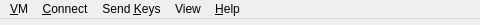
<ui version="4.0" >
 <author>Andrey Rijov</author>
 <class>Emulator_Control_Window</class>
 <widget class="QMainWindow" name="Emulator_Control_Window" >
  <property name="windowModality" >
   <enum>Qt::WindowModal</enum>
  </property>
  <property name="geometry" >
   <rect>
    <x>0</x>
    <y>0</y>
    <width>480</width>
    <height>25</height>
   </rect>
  </property>
  <property name="sizePolicy" >
   <sizepolicy vsizetype="Fixed" hsizetype="Fixed" >
    <horstretch>0</horstretch>
    <verstretch>0</verstretch>
   </sizepolicy>
  </property>
  <property name="maximumSize" >
   <size>
    <width>2048</width>
    <height>25</height>
   </size>
  </property>
  <property name="windowTitle" >
   <string>Emulator Control</string>
  </property>
  <property name="windowIcon" >
   <iconset resource="aqemu_images.qrc" >
    <normaloff>:/images/configure.png</normaloff>:/images/configure.png</iconset>
  </property>
  <widget class="QWidget" name="centralwidget" >
   <property name="enabled" >
    <bool>false</bool>
   </property>
   <property name="sizePolicy" >
    <sizepolicy vsizetype="Fixed" hsizetype="Fixed" >
     <horstretch>0</horstretch>
     <verstretch>0</verstretch>
    </sizepolicy>
   </property>
  </widget>
  <widget class="QMenuBar" name="menubar" >
   <property name="geometry" >
    <rect>
     <x>0</x>
     <y>0</y>
     <width>480</width>
     <height>27</height>
    </rect>
   </property>
   <widget class="QMenu" name="menuHelp" >
    <property name="title" >
     <string>&amp;Help</string>
    </property>
    <addaction name="actionAbout_Emulator_Control" />
   </widget>
   <widget class="QMenu" name="menuVM" >
    <property name="title" >
     <string>&amp;VM</string>
    </property>
    <addaction name="actionSave_Screenshot" />
    <addaction name="actionSave_Screenshot_As" />
    <addaction name="separator" />
    <addaction name="actionSave_VM" />
    <addaction name="separator" />
    <addaction name="actionManage_Snapshots" />
    <addaction name="separator" />
    <addaction name="actionCommit" />
    <addaction name="separator" />
    <addaction name="actionPause_VM" />
    <addaction name="actionPower_Off" />
    <addaction name="actionReset_VM" />
    <addaction name="separator" />
    <addaction name="actionQEMU_Monitor" />
    <addaction name="separator" />
    <addaction name="actionQuit" />
   </widget>
   <widget class="QMenu" name="menuSend_Keys" >
    <property name="title" >
     <string>Send &amp;Keys</string>
    </property>
    <widget class="QMenu" name="menuCtrl_Alt_F" >
     <property name="title" >
      <string>Ctrl-Alt-&amp;F#</string>
     </property>
     <property name="icon" >
      <iconset resource="aqemu_images.qrc" >
       <normaloff>:/Menu_16px/images/menu_16_px/keyboard.png</normaloff>:/Menu_16px/images/menu_16_px/keyboard.png</iconset>
     </property>
     <addaction name="actionCtrl_Alt_F1" />
     <addaction name="actionCtrl_Alt_F2" />
     <addaction name="actionCtrl_Alt_F3" />
     <addaction name="actionCtrl_Alt_F4" />
     <addaction name="actionCtrl_Alt_F5" />
     <addaction name="actionCtrl_Alt_F6" />
     <addaction name="actionCtrl_Alt_F7" />
     <addaction name="actionCtrl_Alt_F8" />
     <addaction name="actionCtrl_Alt_F9" />
     <addaction name="actionCtrl_Alt_F10" />
     <addaction name="actionCtrl_Alt_F11" />
     <addaction name="actionCtrl_Alt_F12" />
    </widget>
    <addaction name="actionCtrl_Alt_Delete" />
    <addaction name="menuCtrl_Alt_F" />
    <addaction name="actionCtrl_Alt_Backspace" />
    <addaction name="actionOther_Keys" />
   </widget>
   <widget class="QMenu" name="menuConnect" >
    <property name="title" >
     <string>&amp;Connect</string>
    </property>
    <widget class="QMenu" name="menuFloppy_B" >
     <property name="title" >
      <string>Floppy &amp;B</string>
     </property>
     <property name="icon" >
      <iconset resource="aqemu_images.qrc" >
       <normaloff>:/Menu_16px/images/menu_16_px/3floppy_unmount.png</normaloff>:/Menu_16px/images/menu_16_px/3floppy_unmount.png</iconset>
     </property>
     <addaction name="actionFD1_dev_fd0" />
     <addaction name="actionFD1_dev_null" />
     <addaction name="actionFD1_Other" />
     <addaction name="separator" />
     <addaction name="actionFD1_Eject" />
    </widget>
    <widget class="QMenu" name="menuFloppy_A" >
     <property name="title" >
      <string>Floppy &amp;A</string>
     </property>
     <property name="icon" >
      <iconset resource="aqemu_images.qrc" >
       <normaloff>:/Menu_16px/images/menu_16_px/3floppy_unmount.png</normaloff>:/Menu_16px/images/menu_16_px/3floppy_unmount.png</iconset>
     </property>
     <addaction name="actionFD0_dev_fd0" />
     <addaction name="actionFD0_dev_null" />
     <addaction name="actionFD0_Other" />
     <addaction name="separator" />
     <addaction name="actionFD0_Eject" />
    </widget>
    <widget class="QMenu" name="menuUSB" >
     <property name="title" >
      <string>&amp;USB</string>
     </property>
     <property name="icon" >
      <iconset resource="aqemu_images.qrc" >
       <normaloff>:/Menu_16px/images/menu_16_px/usb.png</normaloff>:/Menu_16px/images/menu_16_px/usb.png</iconset>
     </property>
     <widget class="QMenu" name="menuUSB_Connect" >
      <property name="title" >
       <string>Connect</string>
      </property>
      <property name="icon" >
       <iconset resource="aqemu_images.qrc" >
        <normaloff>:/Menu_16px/images/menu_16_px/connect_established.png</normaloff>:/Menu_16px/images/menu_16_px/connect_established.png</iconset>
      </property>
      <addaction name="actionUSB_Update_Device_List" />
      <addaction name="separator" />
     </widget>
     <widget class="QMenu" name="menuDisconnect" >
      <property name="title" >
       <string>Disconnect</string>
      </property>
      <property name="icon" >
       <iconset resource="aqemu_images.qrc" >
        <normaloff>:/Menu_16px/images/menu_16_px/connect_no.png</normaloff>:/Menu_16px/images/menu_16_px/connect_no.png</iconset>
      </property>
      <addaction name="actionUSB_Disconnect_All_Devices" />
      <addaction name="actionBy_Bus_Address" />
      <addaction name="separator" />
     </widget>
     <addaction name="menuUSB_Connect" />
     <addaction name="menuDisconnect" />
    </widget>
    <widget class="QMenu" name="menuCD_ROM" >
     <property name="title" >
      <string>&amp;CD-ROM</string>
     </property>
     <property name="icon" >
      <iconset resource="aqemu_images.qrc" >
       <normaloff>:/Menu_16px/images/menu_16_px/cdrom_unmount.png</normaloff>:/Menu_16px/images/menu_16_px/cdrom_unmount.png</iconset>
     </property>
     <widget class="QMenu" name="menuCDROM_Recent_Files" >
      <property name="title" >
       <string>Recent Files</string>
      </property>
     </widget>
     <addaction name="actionCDROM_dev_cdrom" />
     <addaction name="actionCDROM_dev_null" />
     <addaction name="separator" />
     <addaction name="menuCDROM_Recent_Files" />
     <addaction name="actionCDROM_Other" />
     <addaction name="separator" />
     <addaction name="actionCDROM_Eject" />
    </widget>
    <addaction name="menuFloppy_A" />
    <addaction name="menuFloppy_B" />
    <addaction name="menuCD_ROM" />
    <addaction name="menuUSB" />
   </widget>
   <widget class="QMenu" name="menuView" >
    <property name="title" >
     <string>View</string>
    </property>
    <addaction name="actionDisplay_Scaling" />
    <addaction name="actionFullscreen_Mode" />
    <addaction name="actionReinit_VNC" />
   </widget>
   <addaction name="menuVM" />
   <addaction name="menuConnect" />
   <addaction name="menuSend_Keys" />
   <addaction name="menuView" />
   <addaction name="menuHelp" />
  </widget>
  <action name="actionSave_Screenshot" >
   <property name="icon" >
    <iconset resource="aqemu_images.qrc" >
     <normaloff>:/Menu_16px/images/menu_16_px/filesave.png</normaloff>:/Menu_16px/images/menu_16_px/filesave.png</iconset>
   </property>
   <property name="text" >
    <string>Save Screens&amp;hot</string>
   </property>
   <property name="shortcut" >
    <string>F12</string>
   </property>
  </action>
  <action name="actionSave_VM" >
   <property name="icon" >
    <iconset resource="aqemu_images.qrc" >
     <normaloff>:/Menu_16px/images/menu_16_px/filesave.png</normaloff>:/Menu_16px/images/menu_16_px/filesave.png</iconset>
   </property>
   <property name="text" >
    <string>&amp;Save VM</string>
   </property>
  </action>
  <action name="actionLoad_VM" >
   <property name="icon" >
    <iconset resource="aqemu_images.qrc" >
     <normaloff>:/Menu_16px/images/menu_16_px/fileopen.png</normaloff>:/Menu_16px/images/menu_16_px/fileopen.png</iconset>
   </property>
   <property name="text" >
    <string>&amp;Load VM</string>
   </property>
   <property name="shortcut" >
    <string>Ctrl+O</string>
   </property>
  </action>
  <action name="actionPause_VM" >
   <property name="icon" >
    <iconset resource="aqemu_images.qrc" >
     <normaloff>:/Menu_16px/images/menu_16_px/player_pause.png</normaloff>:/Menu_16px/images/menu_16_px/player_pause.png</iconset>
   </property>
   <property name="text" >
    <string>&amp;Pause VM</string>
   </property>
  </action>
  <action name="actionQuit" >
   <property name="icon" >
    <iconset resource="aqemu_images.qrc" >
     <normaloff>:/Menu_16px/images/menu_16_px/exit.png</normaloff>:/Menu_16px/images/menu_16_px/exit.png</iconset>
   </property>
   <property name="text" >
    <string>&amp;Quit</string>
   </property>
  </action>
  <action name="actionSave_VM_State_As" >
   <property name="icon" >
    <iconset resource="aqemu_images.qrc" >
     <normaloff>:/Menu_16px/images/menu_16_px/filesaveas.png</normaloff>:/Menu_16px/images/menu_16_px/filesaveas.png</iconset>
   </property>
   <property name="text" >
    <string>Save VM S&amp;tate...</string>
   </property>
  </action>
  <action name="actionLoad_VM_State" >
   <property name="icon" >
    <iconset resource="aqemu_images.qrc" >
     <normaloff>:/Menu_16px/images/menu_16_px/fileopen.png</normaloff>:/Menu_16px/images/menu_16_px/fileopen.png</iconset>
   </property>
   <property name="text" >
    <string>Load VM St&amp;ate...</string>
   </property>
  </action>
  <action name="actionReset_VM" >
   <property name="icon" >
    <iconset resource="aqemu_images.qrc" >
     <normaloff>:/Menu_16px/images/menu_16_px/reload.png</normaloff>:/Menu_16px/images/menu_16_px/reload.png</iconset>
   </property>
   <property name="text" >
    <string>&amp;Reset VM</string>
   </property>
  </action>
  <action name="actionPower_Off" >
   <property name="icon" >
    <iconset resource="aqemu_images.qrc" >
     <normaloff>:/Menu_16px/images/menu_16_px/player_stop.png</normaloff>:/Menu_16px/images/menu_16_px/player_stop.png</iconset>
   </property>
   <property name="text" >
    <string>Power &amp;Off</string>
   </property>
  </action>
  <action name="actionCommit" >
   <property name="icon" >
    <iconset resource="aqemu_images.qrc" >
     <normaloff>:/Menu_16px/images/menu_16_px/save_all.png</normaloff>:/Menu_16px/images/menu_16_px/save_all.png</iconset>
   </property>
   <property name="text" >
    <string>&amp;Commit</string>
   </property>
  </action>
  <action name="actionCtrl_Alt_Delete" >
   <property name="icon" >
    <iconset resource="aqemu_images.qrc" >
     <normaloff>:/Menu_16px/images/menu_16_px/keyboard.png</normaloff>:/Menu_16px/images/menu_16_px/keyboard.png</iconset>
   </property>
   <property name="text" >
    <string>Ctrl-Alt-&amp;Delete</string>
   </property>
  </action>
  <action name="actionCtrl_Alt_F1" >
   <property name="text" >
    <string>1</string>
   </property>
  </action>
  <action name="actionCtrl_Alt_F2" >
   <property name="text" >
    <string>2</string>
   </property>
  </action>
  <action name="actionCtrl_Alt_F3" >
   <property name="text" >
    <string>3</string>
   </property>
  </action>
  <action name="actionCtrl_Alt_F4" >
   <property name="text" >
    <string>4</string>
   </property>
  </action>
  <action name="actionCtrl_Alt_F5" >
   <property name="text" >
    <string>5</string>
   </property>
  </action>
  <action name="actionCtrl_Alt_F6" >
   <property name="text" >
    <string>6</string>
   </property>
  </action>
  <action name="actionCtrl_Alt_F7" >
   <property name="text" >
    <string>7</string>
   </property>
  </action>
  <action name="actionCtrl_Alt_F8" >
   <property name="text" >
    <string>8</string>
   </property>
  </action>
  <action name="actionCtrl_Alt_F9" >
   <property name="text" >
    <string>9</string>
   </property>
  </action>
  <action name="actionCtrl_Alt_F10" >
   <property name="text" >
    <string>10</string>
   </property>
  </action>
  <action name="actionCtrl_Alt_F11" >
   <property name="text" >
    <string>11</string>
   </property>
  </action>
  <action name="actionCtrl_Alt_F12" >
   <property name="text" >
    <string>12</string>
   </property>
  </action>
  <action name="actionFD0_dev_fd0" >
   <property name="icon" >
    <iconset resource="aqemu_images.qrc" >
     <normaloff>:/Menu_16px/images/menu_16_px/3floppy_unmount.png</normaloff>:/Menu_16px/images/menu_16_px/3floppy_unmount.png</iconset>
   </property>
   <property name="text" >
    <string>/dev/fd0</string>
   </property>
  </action>
  <action name="actionFD0_dev_null" >
   <property name="text" >
    <string>/dev/null</string>
   </property>
  </action>
  <action name="actionFD0_Other" >
   <property name="icon" >
    <iconset resource="aqemu_images.qrc" >
     <normaloff>:/Menu_16px/images/menu_16_px/fileopen.png</normaloff>:/Menu_16px/images/menu_16_px/fileopen.png</iconset>
   </property>
   <property name="text" >
    <string>Other...</string>
   </property>
  </action>
  <action name="actionFD0_Eject" >
   <property name="icon" >
    <iconset resource="aqemu_images.qrc" >
     <normaloff>:/Menu_16px/images/menu_16_px/player_eject.png</normaloff>:/Menu_16px/images/menu_16_px/player_eject.png</iconset>
   </property>
   <property name="text" >
    <string>Eject</string>
   </property>
  </action>
  <action name="actionUSB_Update_Device_List" >
   <property name="text" >
    <string>Update Device List</string>
   </property>
  </action>
  <action name="actionAbout_Emulator_Control" >
   <property name="icon" >
    <iconset resource="aqemu_images.qrc" >
     <normaloff>:/Menu_16px/images/menu_16_px/help.png</normaloff>:/Menu_16px/images/menu_16_px/help.png</iconset>
   </property>
   <property name="text" >
    <string>&amp;About Emulator Control...</string>
   </property>
  </action>
  <action name="actionFD1_dev_fd0" >
   <property name="icon" >
    <iconset resource="aqemu_images.qrc" >
     <normaloff>:/Menu_16px/images/menu_16_px/3floppy_unmount.png</normaloff>:/Menu_16px/images/menu_16_px/3floppy_unmount.png</iconset>
   </property>
   <property name="text" >
    <string>/dev/fd0</string>
   </property>
  </action>
  <action name="actionFD1_Other" >
   <property name="icon" >
    <iconset resource="aqemu_images.qrc" >
     <normaloff>:/Menu_16px/images/menu_16_px/fileopen.png</normaloff>:/Menu_16px/images/menu_16_px/fileopen.png</iconset>
   </property>
   <property name="text" >
    <string>Other...</string>
   </property>
  </action>
  <action name="actionFD1_Eject" >
   <property name="icon" >
    <iconset resource="aqemu_images.qrc" >
     <normaloff>:/Menu_16px/images/menu_16_px/player_eject.png</normaloff>:/Menu_16px/images/menu_16_px/player_eject.png</iconset>
   </property>
   <property name="text" >
    <string>Eject</string>
   </property>
  </action>
  <action name="actionFD1_dev_null" >
   <property name="text" >
    <string>/dev/null</string>
   </property>
  </action>
  <action name="actionCDROM_dev_cdrom" >
   <property name="icon" >
    <iconset resource="aqemu_images.qrc" >
     <normaloff>:/Menu_16px/images/menu_16_px/cdrom_unmount.png</normaloff>:/Menu_16px/images/menu_16_px/cdrom_unmount.png</iconset>
   </property>
   <property name="text" >
    <string>/dev/cdrom</string>
   </property>
  </action>
  <action name="actionCDROM_Other" >
   <property name="icon" >
    <iconset resource="aqemu_images.qrc" >
     <normaloff>:/Menu_16px/images/menu_16_px/fileopen.png</normaloff>:/Menu_16px/images/menu_16_px/fileopen.png</iconset>
   </property>
   <property name="text" >
    <string>Other...</string>
   </property>
  </action>
  <action name="actionCDROM_Eject" >
   <property name="icon" >
    <iconset resource="aqemu_images.qrc" >
     <normaloff>:/Menu_16px/images/menu_16_px/player_eject.png</normaloff>:/Menu_16px/images/menu_16_px/player_eject.png</iconset>
   </property>
   <property name="text" >
    <string>Eject</string>
   </property>
  </action>
  <action name="actionSave_Screenshot_As" >
   <property name="icon" >
    <iconset resource="aqemu_images.qrc" >
     <normaloff>:/Menu_16px/images/menu_16_px/filesaveas.png</normaloff>:/Menu_16px/images/menu_16_px/filesaveas.png</iconset>
   </property>
   <property name="text" >
    <string>Save Screenshot As...</string>
   </property>
  </action>
  <action name="actionCDROM_dev_null" >
   <property name="text" >
    <string>/dev/null</string>
   </property>
  </action>
  <action name="actionUSB_Disconnect_All_Devices" >
   <property name="text" >
    <string>All Devices</string>
   </property>
  </action>
  <action name="actionOther_Keys" >
   <property name="icon" >
    <iconset resource="aqemu_images.qrc" >
     <normaloff>:/Menu_16px/images/menu_16_px/keyboard.png</normaloff>:/Menu_16px/images/menu_16_px/keyboard.png</iconset>
   </property>
   <property name="text" >
    <string>&amp;Other Keys...</string>
   </property>
  </action>
  <action name="actionQEMU_Monitor" >
   <property name="icon" >
    <iconset resource="aqemu_images.qrc" >
     <normaloff>:/Menu_16px/images/menu_16_px/terminal.png</normaloff>:/Menu_16px/images/menu_16_px/terminal.png</iconset>
   </property>
   <property name="text" >
    <string>QEMU &amp;Monitor</string>
   </property>
  </action>
  <action name="actionCtrl_Alt_Backspace" >
   <property name="icon" >
    <iconset resource="aqemu_images.qrc" >
     <normaloff>:/Menu_16px/images/menu_16_px/keyboard.png</normaloff>:/Menu_16px/images/menu_16_px/keyboard.png</iconset>
   </property>
   <property name="text" >
    <string>Ctrl-Alt-Backspace</string>
   </property>
  </action>
  <action name="actionSerial_Null" >
   <property name="text" >
    <string>null (/dev/null)</string>
   </property>
  </action>
  <action name="actionStdio_Standard_In_Out" >
   <property name="text" >
    <string>stdio (Standard In Out)</string>
   </property>
  </action>
  <action name="actionSerial_Other" >
   <property name="text" >
    <string>Other...</string>
   </property>
  </action>
  <action name="action_Serial_ttyS0" >
   <property name="text" >
    <string>/dev/ttyS0</string>
   </property>
  </action>
  <action name="actionParport_Other" >
   <property name="text" >
    <string>Other...</string>
   </property>
  </action>
  <action name="actionParport_Null" >
   <property name="text" >
    <string>null (/dev/null)</string>
   </property>
  </action>
  <action name="actionBy_Bus_Address" >
   <property name="text" >
    <string>By Bus.Address</string>
   </property>
  </action>
  <action name="actionManage_Snapshots" >
   <property name="icon" >
    <iconset resource="aqemu_images.qrc" >
     <normaloff>:/Menu_16px/images/menu_16_px/clock.png</normaloff>:/Menu_16px/images/menu_16_px/clock.png</iconset>
   </property>
   <property name="text" >
    <string>Manage Snapshots</string>
   </property>
  </action>
  <action name="actionD" >
   <property name="text" >
    <string>d</string>
   </property>
  </action>
  <action name="actionDisplay_Scaling" >
   <property name="checkable" >
    <bool>true</bool>
   </property>
   <property name="text" >
    <string>Display Scaling</string>
   </property>
  </action>
  <action name="actionFullscreen_Mode" >
   <property name="checkable" >
    <bool>true</bool>
   </property>
   <property name="text" >
    <string>Fullscreen Mode</string>
   </property>
   <property name="shortcut" >
    <string>Ctrl+F</string>
   </property>
  </action>
  <action name="actionShow_Status_Bar" >
   <property name="checkable" >
    <bool>true</bool>
   </property>
   <property name="text" >
    <string>Show Status Bar</string>
   </property>
  </action>
  <action name="actionReinit_VNC" >
   <property name="text" >
    <string>Reinit VNC</string>
   </property>
  </action>
 </widget>
 <resources>
  <include location="aqemu_images.qrc" />
 </resources>
 <connections/>
</ui>
